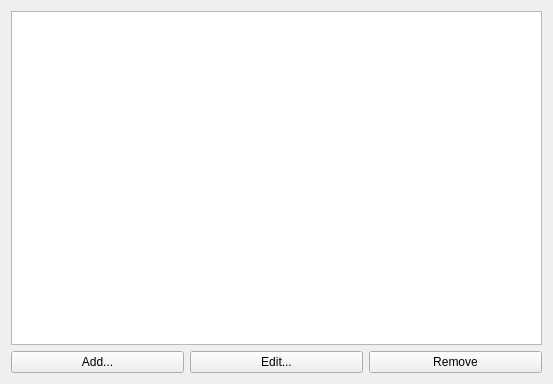
<?xml version="1.0" encoding="UTF-8"?>
<ui version="4.0">
 <class>SolidActions</class>
 <widget class="QWidget" name="SolidActions">
  <property name="geometry">
   <rect>
    <x>0</x>
    <y>0</y>
    <width>553</width>
    <height>384</height>
   </rect>
  </property>
  <layout class="QGridLayout" name="gridLayout">
   <item row="0" column="0">
    <widget class="QTreeView" name="TvActions"/>
   </item>
   <item row="1" column="0">
    <layout class="QGridLayout" name="GlActions">
     <item row="0" column="0">
      <widget class="KPushButton" name="PbAddAction">
       <property name="text">
        <string>Add...</string>
       </property>
      </widget>
     </item>
     <item row="0" column="1">
      <widget class="KPushButton" name="PbEditAction">
       <property name="text">
        <string>Edit...</string>
       </property>
      </widget>
     </item>
     <item row="0" column="2">
      <widget class="KPushButton" name="PbDeleteAction">
       <property name="text">
        <string>Remove</string>
       </property>
      </widget>
     </item>
    </layout>
   </item>
  </layout>
 </widget>
 <customwidgets>
  <customwidget>
   <class>KPushButton</class>
   <extends>QPushButton</extends>
   <header>kpushbutton.h</header>
  </customwidget>
 </customwidgets>
 <connections/>
</ui>
